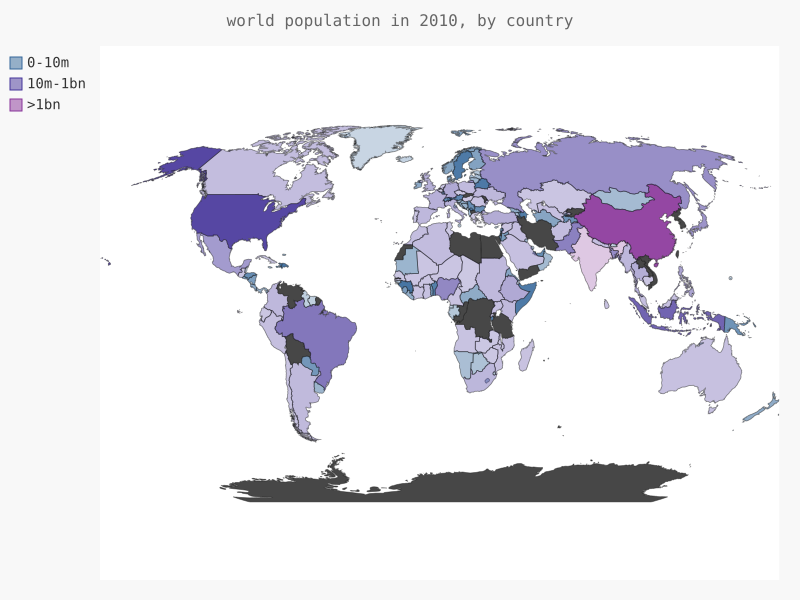

Write the Python code that produced this figure.
import json
import pygal
from pygal.style import LightColorizedStyle as LCS
from pygal.style import RotateStyle as RS
from country_codes import get_country_code

filename = 'population_data.json'
with open(filename) as f:
    pop_data = json.load(f)

# build dictionary of population data
cc_populations = {}
for pop_dict in pop_data:
    if pop_dict['Year'] == '2010':
        country_name = pop_dict['Country Name']
        population = int(float(pop_dict['Value']))
        code = get_country_code(country_name)
        if code:
            cc_populations[code] = population

# Group the countries into 3 population levels.
cc_pops_1, cc_pops_2, cc_pops_3 = {}, {}, {}
for cc, pop in cc_populations.items():
    if pop < 10000000:
        cc_pops_1[cc] = pop
    elif pop < 1000000000:
        cc_pops_2[cc] = pop
    else:
        cc_pops_3[cc] = pop
print(len(cc_pops_1), len(cc_pops_2), len(cc_pops_3))

wm_style = RS('#336699', base_style=LCS)
wm = pygal.Worldmap(style=wm_style)
wm.title = 'world population in 2010, by country'
wm.add('0-10m', cc_pops_1)
wm.add('10m-1bn', cc_pops_2)
wm.add('>1bn', cc_pops_3)

wm.render_to_file('world_population.svg')
